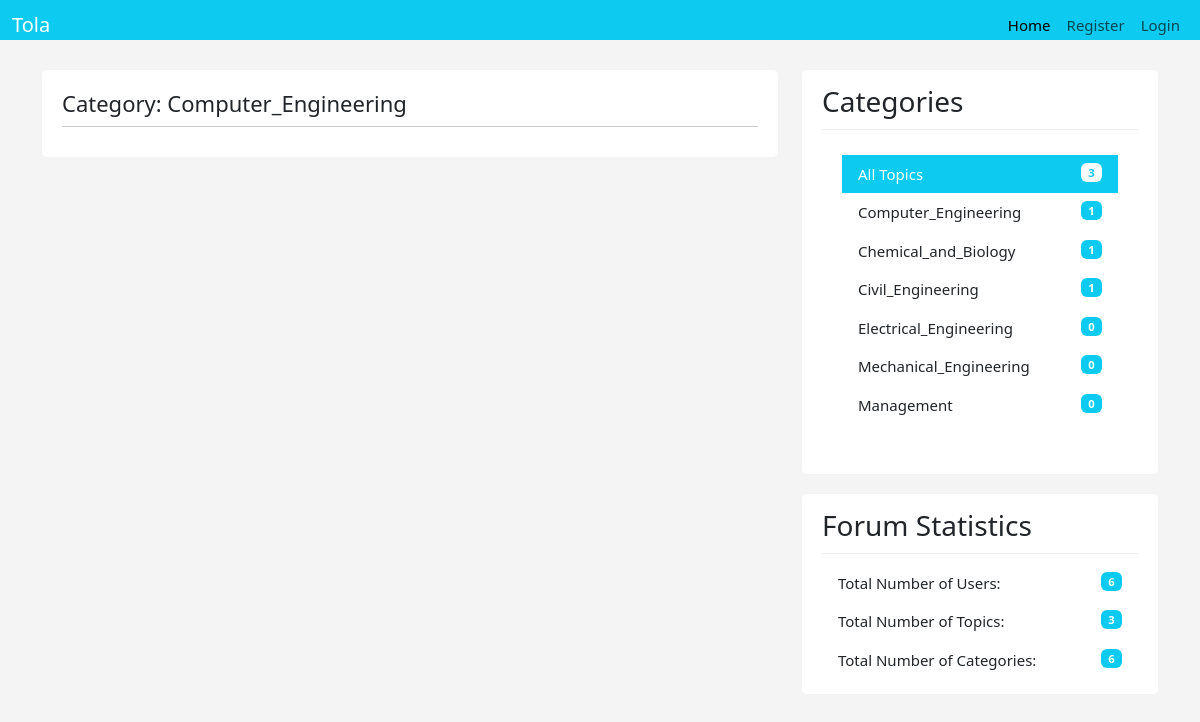
The page /categories/show.php?name=Computer_Engineering on the database its author committed.
### tables this page shows
CREATE TABLE `categories` (
  `id` int(5) NOT NULL,
  `name` varchar(200) NOT NULL,
  `created_at` timestamp NOT NULL DEFAULT CURRENT_TIMESTAMP
);

### categories/show.php (the view, shortened to what this page needs)
<?php require "../includes/header.php";?>
<?php require "../config/config.php";?>
<?php
    if (isset($_GET['name'])) {
        $name = $_GET['name'];
    }else{
        header("Location: ".APPURL."/404.php");
    }
?>
    <div class="container">
    <div class="row">
    <div class="col-md-8">
        <div class="main-col">
            <div class="block">
                <h1 class="pull-left">Category: <?php echo $name ?></h1>
                <hr>
            </div>
        </div>
    </div>
<?php require "../includes/footer.php"; ?>

### includes/footer.php (shortened to what this page needs)
<?php
$topics = $conn->query("SELECT COUNT(*) AS all_topics FROM `topics`");
$topics->execute();
$allTopics = $topics->fetch(PDO::FETCH_OBJ);
$categories = $conn->query("SELECT categories.id AS id, categories.name AS name,
    COUNT(topics.category) AS count_category
    FROM categories
    LEFT JOIN topics ON categories.name = topics.category
    GROUP BY categories.id, categories.name
    LIMIT 0, 25;");
$categories->execute();
$allCategories = $categories->fetchAll(PDO::FETCH_OBJ);
$users = $conn->query("SELECT COUNT(*) AS count_users FROM `users`");
$users->execute();
$allUsers = $users->fetch(PDO::FETCH_OBJ);
$topics = $conn->query("SELECT COUNT(*) AS count_topics FROM `topics`");
$topics->execute();
$countTopics = $topics->fetch(PDO::FETCH_OBJ);
$categories_count = $conn->query("SELECT COUNT(*) AS categories_count FROM `categories`");
$categories_count->execute();
$allCategories_count = $categories_count->fetch(PDO::FETCH_OBJ);
?>
<div class="col-md-4">
    <div class="sidebar">
        <div class="block">
            <h3>Categories</h3>
            <div class="list-group block ">
                <a href="#" class="list-group-item active bg-info">All Topics <span class="badge pull-right bg-light float-end text-info"><?php echo $allTopics->all_topics; ?></span></a>
                <?php foreach ($allCategories as $category) : ?>
                    <a href="<?php echo APPURL; ?>/categories/show.php?name=<?php echo $category->name; ?>" class="list-group-item"><?php echo $category->name ?><span class="color badge pull-right bg-info float-end"><?php echo $category->count_category ?></span></a>
                <?php endforeach; ?>
            </div>
        </div>
        <div class="block" style="margin-top: 20px;">
            <h3 class="margin-top: 40px">Forum Statistics</h3>
            <div class="list-group">
                <a href="#" class="list-group-item">Total Number of Users:<span class="color badge pull-right bg-info float-end"><?php echo  $allUsers->count_users; ?></span></a>
                <a href="#" class="list-group-item">Total Number of Topics:<span class="color badge pull-right bg-info float-end"><?php echo  $countTopics->count_topics; ?></span></a>
                <a href="#" class="list-group-item">Total Number of Categories: <span class="color badge pull-right bg-info float-end"><?php echo  $allCategories_count->categories_count; ?></span></a>
            </div>
        </div>
    </div>
</div>
</div>
</div>
</body>
</html>

### css/custom.css (style rules this page uses)
body { padding-top: 0px; background:#f4f4f4; font-size:15px; }
a { color:#5c5b69; }
hr { margin:10px 0 15px 0; }
h3 { margin-bottom:5px; }
.block { background:#fff; border-radius:5px; padding: 15px 20px; margin-bottom:20px; }
.main-col { overflow:auto; }
.main-col h1 { font-size:22px; margin:5px 0 0 0; padding:0; }
.sidebar .block h3 { margin:0 0 10px 0; padding-bottom:10px; border-bottom:#eee solid 1px; }
a.list-group-item.active, a.list-group-item.active:hover, a.list-group-item.active:focus { background:rgb(117, 50, 249); border-radius:0; }
.list-group-item { border:0 }
.color { background-color: rgb(117, 50, 249); color: white; }

### includes/header.php (style rules this page uses)
body { padding-top: 0px; }

### rows shown on the page
categories: name "Computer_Engineering", count_category "1"
categories: name "Chemical_and_Biology", count_category "1"
categories: name "Civil_Engineering", count_category "1"
categories: name "Electrical_Engineering", count_category "0"
categories: name "Mechanical_Engineering", count_category "0"
categories: name "Management", count_category "0"

### other values the page prints
$name "Computer_Engineering"
$allTopics->all_topics "3"
$allUsers->count_users "6"
$countTopics->count_topics "3"
$allCategories_count->categories_count "6"
